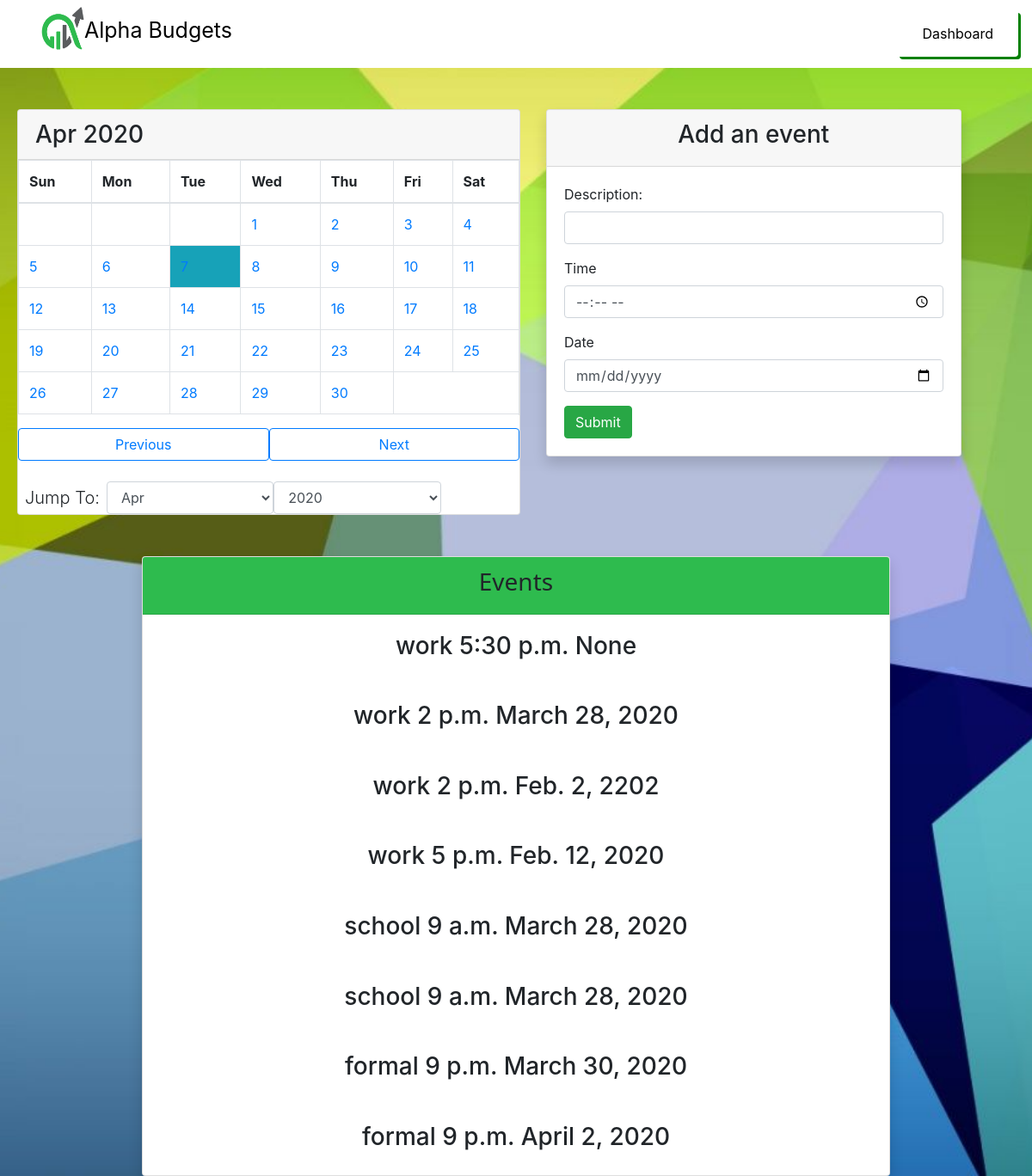
The page /calendar_page on the database its author committed.
### app/models.py (models this page shows)
class Work(models.Model):
    description = models.CharField(max_length=255)
    work_time = models.TimeField(null=True)
    date = models.DateField(null=True)
    user_worked = models.ForeignKey(
        User, related_name="user_calendar", on_delete=models.CASCADE
    )
    created_at = models.DateTimeField(auto_now_add=True)
    updated_at = models.DateTimeField(auto_now=True)

### app/views.py (the view)
# urls.py: path("calendar_page", views.calendar_page),
def calendar_page(request):
    context = {"all_events": Work.objects.all()}
    return render(request, "calendar_page.html", context)

### app/templates/calendar_page.html (shortened to what this page needs)
<!DOCTYPE html>
<html lang="en">
<head>
    {% load staticfiles %}
    <link rel="stylesheet" href="{% static 'css/styles.css' %}">
    <link rel="stylesheet" href="https://stackpath.bootstrapcdn.com/bootstrap/4.1.0/css/bootstrap.min.css"
>
</head>
<body id="background3">
    <nav class="navbar navbar-expand-lg bg-white">
        <div class="navbar navbar-inverse navbar-fixed-top"></div>
        <ul class="nav navbar-nav mr-auto">
            <ul class="nav navbar-nav">
                <img id="logo" src="{% static 'css/alpha2.png' %}" alt="alpha">
                <p style="color: black; display: inline-block; font-size: 25px; padding-top: 9px;">Alpha Budgets</p>
            </ul>
        </ul>
        <ul class="nav navbar-nav ml-auto">
            <ul class="nav navbar-nav">
                <li>
                    <div>
                        <a style="box-shadow: 3px 3px green;" class="btn default" id="link_marg"
                            href="/dash">Dashboard</a>
                    </div>
                </li>
            </ul>
        </ul>
    </nav>
    <br><br>
    <div class="row">
        <div style="margin-left: 20px;" class="col-6">
            <div class="card">
                <h3 class="card-header" id="monthAndYear"></h3>
                <table class="table table-bordered table-responsive-sm" id="calendar">
                    <thead>
                        <tr>
                            <th>Sun</th>
                            <th>Mon</th>
                            <th>Tue</th>
                            <th>Wed</th>
                            <th>Thu</th>
                            <th>Fri</th>
                            <th>Sat</th>
                        </tr>
                    </thead>
                    <tbody id="calendar-body">
                    </tbody>
                </table>
                <div class="form-inline">
                    <button class="btn btn-outline-primary col-sm-6" id="previous"
                        onclick="previous()">Previous</button>
                    <button class="btn btn-outline-primary col-sm-6" id="next" onclick="next()">Next</button>
                </div>
                <br />
                <form class="form-inline">
                    <label class="lead mr-2 ml-2" for="month">Jump To: </label>
                    <select class="form-control col-sm-4" name="month" id="month" onchange="jump()">
                        <option value=3>Apr</option>
                    </select>
                    <label for="year"></label><select class="form-control col-sm-4" name="year" id="year"
                        onchange="jump()">
                        <option value=2020>2020</option>
                    </select></form>
            </div>
        </div>
        <br><br>
        <div style="width: 75%;" class="col-5">
            <div class="card shadow">
                <div class="card-header">
                    <h3 class="text-center">
                        Add an event
                    </h3>
                </div>
                <div class="card-body">
                    <form action="/add_event" method="POST">
                        <div class="form-group">
                            <label for="">Description:</label>
                            <input class="form-control" type="text" name="description">
                        </div>
                        <div class="form-group">
                            <label for="">Time</label>
                            <input class="form-control" type="time" name="work_time">
                        </div>
                        <div class="form-group">
                            <label for="">Date</label>
                            <input class="form-control" type="date" name="date">
                        </div>
                        <button class="btn btn-success">Submit</button>
                    </form>
                </div>
            </div>
        </div>
    </div>
    <br><br>
    <div style="width: 75%;" class="container">
        <div class="card shadow">
            <div style="background-color: #2EBB4E;" class="card-header">
                <h3 style="font-family: 'Segoe UI', Tahoma, Geneva, Verdana, sans-serif;" class="text-center">Events
                </h3>
            </div>
            {% for events in all_events %}
            <div class="card-body">
                <h3 style="text-align: center;">{{events.description}} {{events.work_time}} {{events.date}}</h3>
            </div>
            {% endfor %}
        </div>
    </div>
</body>
</html>

### app/static/css/styles.css (style rules this page uses)
.container { max-width: 1600px !important; min-height: 100% !important; }
#link_marg { margin-left: 10px; color: black; padding: 14px 28px; font-size: 16px; cursor: pointer; }
#background3 { background-image: url("green.jpg"); background-repeat: no-repeat; background-size: cover; background-position: center; }
#logo { height: 50px; width: 50px; margin-bottom: 12px; }

### rows shown on the page
Work: description "work", work_time "5:30 p.m.", date "None"
Work: description "work", work_time "2 p.m.", date "March 28, 2020"
Work: description "work", work_time "2 p.m.", date "Feb. 2, 2202"
Work: description "work", work_time "5 p.m.", date "Feb. 12, 2020"
Work: description "school", work_time "9 a.m.", date "March 28, 2020"
Work: description "school", work_time "9 a.m.", date "March 28, 2020"
Work: description "formal", work_time "9 p.m.", date "March 30, 2020"
Work: description "formal", work_time "9 p.m.", date "April 2, 2020"
